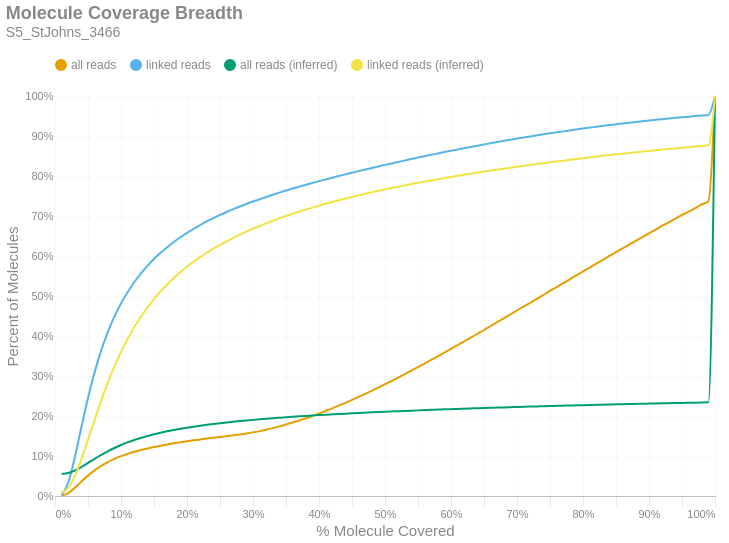

Notebook cell for this chart:
### Markdown cell above
### Molecule Read Coverage
This chart shows molecule coverage breadth as computed by the number of bases aligned to that molecule. In other words, "*how much of each unique long molecule is actually sequenced/aligned?*" Keep in mind there is a distinction between sequences and alignments, since some sequences belonging to a particular molecule may not align well and wouldn't appear in the alignment data. This chart also shows molecule coverage breadth as computed by the *inferred fragment* from which the aligned sequences originate. Unlike read coverage, this calculation takes into account the total insert size, including unsequenced gaps between the forward and reverse reads. Like the previous figures, these are cumulative percents.

### Code cell
if SKIPLR:
    print_html(f"Skipped")
else:
    binned_df = consolidated_hist(valids['coverage_bp'], mask, 0.01, True)
    binned_df_inf = consolidated_hist(valids['coverage_inserts'], mask, 0.01, True)
    binned_df = binned_df.with_columns(pl.lit(binned_df_inf['all reads (cumsum)']).alias('all reads (inferred)'))
    binned_df = binned_df.with_columns(pl.lit(binned_df_inf['linked reads (cumsum)']).alias('linked reads (inferred)'))
    binned_df = binned_df.with_columns(
        (pl.col('bin').cast(pl.Float64) + 0.01).alias('right_edge')
    )

    with SafeRender(binned_df):
        (
            density_plot(binned_df, 'Molecule Coverage Breadth', samplename, 'molcov', ['all reads (inferred)','linked reads (inferred)'])
            .encode(
                #x=alt.X('bin:Q', title="% Molecule Covered").axis(format = '%').scale(padding=0),
                x=alt.X('right_edge:Q', title="% Molecule Covered").axis(format='%').scale(padding=0),
                y=alt.Y('value:Q', title='Percent of Molecules')
                    .axis(format='%')
                    .stack(False)
                    .scale(domainMin=0, padding=0),
                color=alt.Color("key:N").scale(domain = ["all reads", "linked reads", "all reads (inferred)", "linked reads (inferred)"]),
                tooltip = [
                    alt.Tooltip("key:N", title = "Data Type"),
                    alt.Tooltip("range_label:N", title="% Molecule Covered"),
                    alt.Tooltip("value:Q", format = ".2%", title="% Molecules")
                ]
            )
        ).display()

### Figure 1 — Vega-Lite specification as saved in the notebook (floating-point values rounded to 4 significant figures)
{"width": "container", "height": 400, "config": {"title": {"anchor": "start", "dy": -15, "fontSize": 18, "color": "#888888", "subtitleColor": "#888888", "subtitleFontSize": 14}, "arc": {"fill": "#0072B2"}, "axis": {"domainColor": "#888888", "domainWidth": 0.5, "gridWidth": 0.2, "grid": false, "titleFontWeight": 400, "titleFontSize": 15, "labelFontSize": 11, "labelColor": "#888888", "tickColor": "#888888", "tickWidth": 0.2, "titleColor": "#888888"}, "axisBand": {"grid": false}, "axisX": {"grid": true, "tickSize": 10, "domainCap": "round"}, "axisY": {"domain": false, "grid": true, "tickSize": 0, "domainCap": "round"}, "background": "transparent", "header": {"labelFontSize": 15, "labelColor": "#888888", "titleFontSize": 15, "titleFontWeight": 600, "titleColor": "#888888"}, "legend": {"labelFont": "sans-serif", "labelFontSize": 12, "labelColor": "#888888", "symbolSize": 100, "symbolType": "circle", "titleFontSize": 12, "titlePadding": 10, "titleColor": "#888888", "title": null, "orient": "top"}, "range": {"category": ["#E69F00", "#56B4E9", "#009E73", "#F0E442", "#0072B2", "#D55E00", "#CC79A7", "#000000"], "diverging": ["#cfe8f3", "#a2d4ec", "#73bfe2", "#46abdb", "#1696d2", "#12719e"]}, "area": {"fill": "#0072B2", "fillOpacity": 0.7, "line": true, "strokeOpacity": 0.7}, "line": {"color": "#0072B2", "stroke": "#0072B2", "strokeWidth": 2}, "trail": {"color": "#0072B2", "stroke": "#0072B2", "strokeWidth": 0, "size": 1}, "point": {"filled": true, "fillOpacity": 1.0, "size": 95}, "text": {"color": "#888888", "fontSize": 11, "align": "right", "fontWeight": 400, "size": 11}, "bar": {"fill": "#0072B2", "stroke": null}, "view": {"stroke": null, "continuousWidth": 660, "continuousHeight": 400}}, "data": {"name": "data-638b1af7a37e3c3eb1258e375660d4a9"}, "mark": {"type": "line", "interpolate": "monotone", "point": {"opacity": 0, "size": 275}}, "encoding": {"color": {"field": "key", "scale": {"domain": ["all reads", "linked reads", "all reads (inferred)", "linked reads (inferred)"]}, "type": "nominal"}, "tooltip": [{"field": "key", "title": "Data Type", "type": "nominal"}, {"field": "range_label", "title": "% Molecule Covered", "type": "nominal"}, {"field": "value", "format": ".2%", "title": "% Molecules", "type": "quantitative"}], "x": {"axis": {"format": "%"}, "field": "right_edge", "scale": {"padding": 0}, "title": "% Molecule Covered", "type": "quantitative"}, "y": {"axis": {"format": "%"}, "field": "value", "scale": {"domainMin": 0, "padding": 0}, "stack": false, "title": "Percent of Molecules", "type": "quantitative"}}, "params": [{"name": "param_c36ac31b6afebe62", "select": {"type": "point", "fields": ["key"]}, "bind": "legend"}], "title": {"text": "Molecule Coverage Breadth", "subtitle": "S5_StJohns_3466"}, "transform": [{"fold": ["all reads (cumsum)", "linked reads (cumsum)", "all reads (inferred)", "linked reads (inferred)"]}, {"calculate": "replace(datum.key, ' (cumsum)', '')", "as": "key"}, {"filter": {"param": "param_c36ac31b6afebe62"}}], "usermeta": {"embedOptions": {"downloadFileName": "S5_StJohns_3466.molcov"}}, "$schema": "https://vega.github.io/schema/vega-lite/v6.1.0.json", "datasets": {"data-638b1af7a37e3c3eb1258e375660d4a9": [{"bin": "0.0", "interval": "0.0-0.01", "all reads": 0.0006037, "linked reads": 0.002239, "all reads (cumsum)": 0.0006037, "linked reads (cumsum)": 0.002239, "range_label": "0.0-0.01", "all reads (inferred)": 0.05472, "linked reads (inferred)": 0.00789, "right_edge": 0.01}, {"bin": "0.01", "interval": "0.01-0.02", "all reads": 0.006577, "linked reads": 0.03087, "all reads (cumsum)": 0.00718, "linked reads (cumsum)": 0.03311, "range_label": "0.01-0.02", "all reads (inferred)": 0.0575, "linked reads (inferred)": 0.02026, "right_edge": 0.02}, {"bin": "0.02", "interval": "0.02-0.03", "all reads": 0.01317, "linked reads": 0.06349, "all reads (cumsum)": 0.02035, "linked reads (cumsum)": 0.0966, "range_label": "0.02-0.03", "all reads (inferred)": 0.06373, "linked reads (inferred)": 0.04967, "right_edge": 0.03}, {"bin": "0.03", "interval": "0.03-0.04", "all reads": 0.01565, "linked reads": 0.07596, "all reads (cumsum)": 0.03601, "linked reads (cumsum)": 0.1726, "range_label": "0.03-0.04", "all reads (inferred)": 0.07252, "linked reads (inferred)": 0.09212, "right_edge": 0.04}, {"bin": "0.04", "interval": "0.04-0.05", "all reads": 0.01492, "linked reads": 0.07269, "all reads (cumsum)": 0.05092, "linked reads (cumsum)": 0.2452, "range_label": "0.04-0.05", "all reads (inferred)": 0.08259, "linked reads (inferred)": 0.141, "right_edge": 0.05}, {"bin": "0.05", "interval": "0.05-0.06", "all reads": 0.01318, "linked reads": 0.06407, "all reads (cumsum)": 0.0641, "linked reads (cumsum)": 0.3093, "range_label": "0.05-0.06", "all reads (inferred)": 0.09284, "linked reads (inferred)": 0.191, "right_edge": 0.06}, {"bin": "0.06", "interval": "0.06-0.07", "all reads": 0.01126, "linked reads": 0.05481, "all reads (cumsum)": 0.07536, "linked reads (cumsum)": 0.3641, "range_label": "0.06-0.07", "all reads (inferred)": 0.1027, "linked reads (inferred)": 0.2392, "right_edge": 0.07}, {"bin": "0.07", "interval": "0.07-0.08", "all reads": 0.009364, "linked reads": 0.04561, "all reads (cumsum)": 0.08473, "linked reads (cumsum)": 0.4097, "range_label": "0.07-0.08", "all reads (inferred)": 0.1118, "linked reads (inferred)": 0.2837, "right_edge": 0.08}, {"bin": "0.08", "interval": "0.08-0.09", "all reads": 0.007967, "linked reads": 0.03869, "all reads (cumsum)": 0.0927, "linked reads (cumsum)": 0.4484, "range_label": "0.08-0.09", "all reads (inferred)": 0.12, "linked reads (inferred)": 0.3242, "right_edge": 0.09}, {"bin": "0.09", "interval": "0.09-0.1", "all reads": 0.006838, "linked reads": 0.03313, "all reads (cumsum)": 0.09953, "linked reads (cumsum)": 0.4816, "range_label": "0.09-0.1", "all reads (inferred)": 0.1274, "linked reads (inferred)": 0.3605, "right_edge": 0.1}, {"bin": "0.1", "interval": "0.1-0.11", "all reads": 0.005812, "linked reads": 0.02804, "all reads (cumsum)": 0.1053, "linked reads (cumsum)": 0.5096, "range_label": "0.1-0.11", "all reads (inferred)": 0.134, "linked reads (inferred)": 0.3928, "right_edge": 0.11}, {"bin": "0.11", "interval": "0.11-0.12", "all reads": 0.005133, "linked reads": 0.02475, "all reads (cumsum)": 0.1105, "linked reads (cumsum)": 0.5343, "range_label": "0.11-0.12", "all reads (inferred)": 0.1399, "linked reads (inferred)": 0.4219, "right_edge": 0.12}, {"bin": "0.12", "interval": "0.12-0.13", "all reads": 0.004502, "linked reads": 0.02166, "all reads (cumsum)": 0.115, "linked reads (cumsum)": 0.556, "range_label": "0.12-0.13", "all reads (inferred)": 0.1452, "linked reads (inferred)": 0.4476, "right_edge": 0.13}, {"bin": "0.13", "interval": "0.13-0.14", "all reads": 0.004016, "linked reads": 0.01922, "all reads (cumsum)": 0.119, "linked reads (cumsum)": 0.5752, "range_label": "0.13-0.14", "all reads (inferred)": 0.1499, "linked reads (inferred)": 0.4709, "right_edge": 0.14}, {"bin": "0.14", "interval": "0.14-0.15", "all reads": 0.003611, "linked reads": 0.01724, "all reads (cumsum)": 0.1226, "linked reads (cumsum)": 0.5925, "range_label": "0.14-0.15", "all reads (inferred)": 0.1543, "linked reads (inferred)": 0.492, "right_edge": 0.15}, {"bin": "0.15", "interval": "0.15-0.16", "all reads": 0.003263, "linked reads": 0.01543, "all reads (cumsum)": 0.1259, "linked reads (cumsum)": 0.6079, "range_label": "0.15-0.16", "all reads (inferred)": 0.1583, "linked reads (inferred)": 0.5116, "right_edge": 0.16}, {"bin": "0.16", "interval": "0.16-0.17", "all reads": 0.003009, "linked reads": 0.01407, "all reads (cumsum)": 0.1289, "linked reads (cumsum)": 0.622, "range_label": "0.16-0.17", "all reads (inferred)": 0.1618, "linked reads (inferred)": 0.5289, "right_edge": 0.17}, {"bin": "0.17", "interval": "0.17-0.18", "all reads": 0.002789, "linked reads": 0.01287, "all reads (cumsum)": 0.1317, "linked reads (cumsum)": 0.6348, "range_label": "0.17-0.18", "all reads (inferred)": 0.165, "linked reads (inferred)": 0.5448, "right_edge": 0.18}, {"bin": "0.18", "interval": "0.18-0.19", "all reads": 0.002633, "linked reads": 0.01194, "all reads (cumsum)": 0.1343, "linked reads (cumsum)": 0.6468, "range_label": "0.18-0.19", "all reads (inferred)": 0.1681, "linked reads (inferred)": 0.5595, "right_edge": 0.19}, {"bin": "0.19", "interval": "0.19-0.2", "all reads": 0.002453, "linked reads": 0.01093, "all reads (cumsum)": 0.1368, "linked reads (cumsum)": 0.6577, "range_label": "0.19-0.2", "all reads (inferred)": 0.1708, "linked reads (inferred)": 0.5731, "right_edge": 0.2}, {"bin": "0.2", "interval": "0.2-0.21", "all reads": 0.002335, "linked reads": 0.01022, "all reads (cumsum)": 0.1391, "linked reads (cumsum)": 0.6679, "range_label": "0.2-0.21", "all reads (inferred)": 0.1734, "linked reads (inferred)": 0.5856, "right_edge": 0.21}, {"bin": "0.21", "interval": "0.21-0.22", "all reads": 0.002217, "linked reads": 0.0094, "all reads (cumsum)": 0.1413, "linked reads (cumsum)": 0.6773, "range_label": "0.21-0.22", "all reads (inferred)": 0.1758, "linked reads (inferred)": 0.5972, "right_edge": 0.22}, {"bin": "0.22", "interval": "0.22-0.23", "all reads": 0.002189, "linked reads": 0.008998, "all reads (cumsum)": 0.1435, "linked reads (cumsum)": 0.6863, "range_label": "0.22-0.23", "all reads (inferred)": 0.178, "linked reads (inferred)": 0.6081, "right_edge": 0.23}, {"bin": "0.23", "interval": "0.23-0.24", "all reads": 0.002116, "linked reads": 0.008404, "all reads (cumsum)": 0.1456, "linked reads (cumsum)": 0.6947, "range_label": "0.23-0.24", "all reads (inferred)": 0.1801, "linked reads (inferred)": 0.6183, "right_edge": 0.24}, {"bin": "0.24", "interval": "0.24-0.25", "all reads": 0.002082, "linked reads": 0.007969, "all reads (cumsum)": 0.1477, "linked reads (cumsum)": 0.7027, "range_label": "0.24-0.25", "all reads (inferred)": 0.182, "linked reads (inferred)": 0.6279, "right_edge": 0.25}, {"bin": "0.25", "interval": "0.25-0.26", "all reads": 0.002007, "linked reads": 0.0074, "all reads (cumsum)": 0.1497, "linked reads (cumsum)": 0.7101, "range_label": "0.25-0.26", "all reads (inferred)": 0.1839, "linked reads (inferred)": 0.6368, "right_edge": 0.26}, {"bin": "0.26", "interval": "0.26-0.27", "all reads": 0.00204, "linked reads": 0.007062, "all reads (cumsum)": 0.1517, "linked reads (cumsum)": 0.7172, "range_label": "0.26-0.27", "all reads (inferred)": 0.1856, "linked reads (inferred)": 0.6453, "right_edge": 0.27}, {"bin": "0.27", "interval": "0.27-0.28", "all reads": 0.00214, "linked reads": 0.006602, "all reads (cumsum)": 0.1539, "linked reads (cumsum)": 0.7238, "range_label": "0.27-0.28", "all reads (inferred)": 0.1873, "linked reads (inferred)": 0.6533, "right_edge": 0.28}, {"bin": "0.28", "interval": "0.28-0.29", "all reads": 0.002399, "linked reads": 0.006361, "all reads (cumsum)": 0.1563, "linked reads (cumsum)": 0.7301, "range_label": "0.28-0.29", "all reads (inferred)": 0.1888, "linked reads (inferred)": 0.6609, "right_edge": 0.29}, {"bin": "0.29", "interval": "0.29-0.3", "all reads": 0.002787, "linked reads": 0.006015, "all reads (cumsum)": 0.1591, "linked reads (cumsum)": 0.7361, "range_label": "0.29-0.3", "all reads (inferred)": 0.1903, "linked reads (inferred)": 0.6681, "right_edge": 0.3}, {"bin": "0.3", "interval": "0.3-0.31", "all reads": 0.003166, "linked reads": 0.005807, "all reads (cumsum)": 0.1622, "linked reads (cumsum)": 0.7419, "range_label": "0.3-0.31", "all reads (inferred)": 0.1917, "linked reads (inferred)": 0.675, "right_edge": 0.31}, {"bin": "0.31", "interval": "0.31-0.32", "all reads": 0.003556, "linked reads": 0.005627, "all reads (cumsum)": 0.1658, "linked reads (cumsum)": 0.7476, "range_label": "0.31-0.32", "all reads (inferred)": 0.1931, "linked reads (inferred)": 0.6817, "right_edge": 0.32}, {"bin": "0.32", "interval": "0.32-0.33", "all reads": 0.00396, "linked reads": 0.00551, "all reads (cumsum)": 0.1697, "linked reads (cumsum)": 0.7531, "range_label": "0.32-0.33", "all reads (inferred)": 0.1944, "linked reads (inferred)": 0.688, "right_edge": 0.33}, {"bin": "0.33", "interval": "0.33-0.34", "all reads": 0.004278, "linked reads": 0.005331, "all reads (cumsum)": 0.174, "linked reads (cumsum)": 0.7584, "range_label": "0.33-0.34", "all reads (inferred)": 0.1956, "linked reads (inferred)": 0.6941, "right_edge": 0.34}, {"bin": "0.34", "interval": "0.34-0.35", "all reads": 0.004585, "linked reads": 0.005153, "all reads (cumsum)": 0.1786, "linked reads (cumsum)": 0.7636, "range_label": "0.34-0.35", "all reads (inferred)": 0.1969, "linked reads (inferred)": 0.7, "right_edge": 0.35}, {"bin": "0.35", "interval": "0.35-0.36", "all reads": 0.004942, "linked reads": 0.005058, "all reads (cumsum)": 0.1836, "linked reads (cumsum)": 0.7686, "range_label": "0.35-0.36", "all reads (inferred)": 0.198, "linked reads (inferred)": 0.7055, "right_edge": 0.36}, {"bin": "0.36", "interval": "0.36-0.37", "all reads": 0.005208, "linked reads": 0.004744, "all reads (cumsum)": 0.1888, "linked reads (cumsum)": 0.7734, "range_label": "0.36-0.37", "all reads (inferred)": 0.1991, "linked reads (inferred)": 0.7109, "right_edge": 0.37}, {"bin": "0.37", "interval": "0.37-0.38", "all reads": 0.005534, "linked reads": 0.004722, "all reads (cumsum)": 0.1943, "linked reads (cumsum)": 0.7781, "range_label": "0.37-0.38", "all reads (inferred)": 0.2002, "linked reads (inferred)": 0.716, "right_edge": 0.38}, {"bin": "0.38", "interval": "0.38-0.39", "all reads": 0.005831, "linked reads": 0.004468, "all reads (cumsum)": 0.2001, "linked reads (cumsum)": 0.7826, "range_label": "0.38-0.39", "all reads (inferred)": 0.2012, "linked reads (inferred)": 0.721, "right_edge": 0.39}, {"bin": "0.39", "interval": "0.39-0.4", "all reads": 0.006168, "linked reads": 0.004632, "all reads (cumsum)": 0.2063, "linked reads (cumsum)": 0.7872, "range_label": "0.39-0.4", "all reads (inferred)": 0.2022, "linked reads (inferred)": 0.7258, "right_edge": 0.4}, {"bin": "0.4", "interval": "0.4-0.41", "all reads": 0.006224, "linked reads": 0.004297, "all reads (cumsum)": 0.2125, "linked reads (cumsum)": 0.7915, "range_label": "0.4-0.41", "all reads (inferred)": 0.2032, "linked reads (inferred)": 0.7305, "right_edge": 0.41}, {"bin": "0.41", "interval": "0.41-0.42", "all reads": 0.006516, "linked reads": 0.004246, "all reads (cumsum)": 0.219, "linked reads (cumsum)": 0.7957, "range_label": "0.41-0.42", "all reads (inferred)": 0.2041, "linked reads (inferred)": 0.7349, "right_edge": 0.42}, {"bin": "0.42", "interval": "0.42-0.43", "all reads": 0.006822, "linked reads": 0.004124, "all reads (cumsum)": 0.2259, "linked reads (cumsum)": 0.7999, "range_label": "0.42-0.43", "all reads (inferred)": 0.205, "linked reads (inferred)": 0.7393, "right_edge": 0.43}, {"bin": "0.43", "interval": "0.43-0.44", "all reads": 0.007062, "linked reads": 0.004198, "all reads (cumsum)": 0.2329, "linked reads (cumsum)": 0.804, "range_label": "0.43-0.44", "all reads (inferred)": 0.2059, "linked reads (inferred)": 0.7436, "right_edge": 0.44}, {"bin": "0.44", "interval": "0.44-0.45", "all reads": 0.007319, "linked reads": 0.004163, "all reads (cumsum)": 0.2402, "linked reads (cumsum)": 0.8082, "range_label": "0.44-0.45", "all reads (inferred)": 0.2067, "linked reads (inferred)": 0.7477, "right_edge": 0.45}, {"bin": "0.45", "interval": "0.45-0.46", "all reads": 0.007482, "linked reads": 0.004003, "all reads (cumsum)": 0.2477, "linked reads (cumsum)": 0.8122, "range_label": "0.45-0.46", "all reads (inferred)": 0.2075, "linked reads (inferred)": 0.7516, "right_edge": 0.46}, {"bin": "0.46", "interval": "0.46-0.47", "all reads": 0.007618, "linked reads": 0.003912, "all reads (cumsum)": 0.2553, "linked reads (cumsum)": 0.8161, "range_label": "0.46-0.47", "all reads (inferred)": 0.2083, "linked reads (inferred)": 0.7554, "right_edge": 0.47}, {"bin": "0.47", "interval": "0.47-0.48", "all reads": 0.007868, "linked reads": 0.003798, "all reads (cumsum)": 0.2632, "linked reads (cumsum)": 0.8199, "range_label": "0.47-0.48", "all reads (inferred)": 0.2091, "linked reads (inferred)": 0.7592, "right_edge": 0.48}, {"bin": "0.48", "interval": "0.48-0.49", "all reads": 0.007751, "linked reads": 0.003866, "all reads (cumsum)": 0.271, "linked reads (cumsum)": 0.8238, "range_label": "0.48-0.49", "all reads (inferred)": 0.2099, "linked reads (inferred)": 0.7629, "right_edge": 0.49}, {"bin": "0.49", "interval": "0.49-0.5", "all reads": 0.008777, "linked reads": 0.004004, "all reads (cumsum)": 0.2797, "linked reads (cumsum)": 0.8278, "range_label": "0.49-0.5", "all reads (inferred)": 0.2106, "linked reads (inferred)": 0.7665, "right_edge": 0.5}, {"bin": "0.5", "interval": "0.5-0.51", "all reads": 0.007673, "linked reads": 0.003676, "all reads (cumsum)": 0.2874, "linked reads (cumsum)": 0.8315, "range_label": "0.5-0.51", "all reads (inferred)": 0.2114, "linked reads (inferred)": 0.7699, "right_edge": 0.51}, {"bin": "0.51", "interval": "0.51-0.52", "all reads": 0.008726, "linked reads": 0.003734, "all reads (cumsum)": 0.2961, "linked reads (cumsum)": 0.8352, "range_label": "0.51-0.52", "all reads (inferred)": 0.2121, "linked reads (inferred)": 0.7733, "right_edge": 0.52}, {"bin": "0.52", "interval": "0.52-0.53", "all reads": 0.008521, "linked reads": 0.0036, "all reads (cumsum)": 0.3047, "linked reads (cumsum)": 0.8388, "range_label": "0.52-0.53", "all reads (inferred)": 0.2127, "linked reads (inferred)": 0.7765, "right_edge": 0.53}, {"bin": "0.53", "interval": "0.53-0.54", "all reads": 0.008802, "linked reads": 0.003672, "all reads (cumsum)": 0.3135, "linked reads (cumsum)": 0.8425, "range_label": "0.53-0.54", "all reads (inferred)": 0.2134, "linked reads (inferred)": 0.7798, "right_edge": 0.54}, {"bin": "0.54", "interval": "0.54-0.55", "all reads": 0.008648, "linked reads": 0.003563, "all reads (cumsum)": 0.3221, "linked reads (cumsum)": 0.846, "range_label": "0.54-0.55", "all reads (inferred)": 0.2141, "linked reads (inferred)": 0.7829, "right_edge": 0.55}, {"bin": "0.55", "interval": "0.55-0.56", "all reads": 0.009068, "linked reads": 0.003524, "all reads (cumsum)": 0.3312, "linked reads (cumsum)": 0.8496, "range_label": "0.55-0.56", "all reads (inferred)": 0.2147, "linked reads (inferred)": 0.7859, "right_edge": 0.56}, {"bin": "0.56", "interval": "0.56-0.57", "all reads": 0.00909, "linked reads": 0.003505, "all reads (cumsum)": 0.3403, "linked reads (cumsum)": 0.8531, "range_label": "0.56-0.57", "all reads (inferred)": 0.2153, "linked reads (inferred)": 0.789, "right_edge": 0.57}, {"bin": "0.57", "interval": "0.57-0.58", "all reads": 0.00894, "linked reads": 0.003353, "all reads (cumsum)": 0.3492, "linked reads (cumsum)": 0.8564, "range_label": "0.57-0.58", "all reads (inferred)": 0.216, "linked reads (inferred)": 0.7919, "right_edge": 0.58}, {"bin": "0.58", "interval": "0.58-0.59", "all reads": 0.009273, "linked reads": 0.003357, "all reads (cumsum)": 0.3585, "linked reads (cumsum)": 0.8598, "range_label": "0.58-0.59", "all reads (inferred)": 0.2166, "linked reads (inferred)": 0.7949, "right_edge": 0.59}, {"bin": "0.59", "interval": "0.59-0.6", "all reads": 0.009414, "linked reads": 0.003401, "all reads (cumsum)": 0.3679, "linked reads (cumsum)": 0.8632, "range_label": "0.59-0.6", "all reads (inferred)": 0.2172, "linked reads (inferred)": 0.7977, "right_edge": 0.6}, {"bin": "0.6", "interval": "0.6-0.61", "all reads": 0.009163, "linked reads": 0.003155, "all reads (cumsum)": 0.377, "linked reads (cumsum)": 0.8663, "range_label": "0.6-0.61", "all reads (inferred)": 0.2177, "linked reads (inferred)": 0.8004, "right_edge": 0.61}, {"bin": "0.61", "interval": "0.61-0.62", "all reads": 0.009582, "linked reads": 0.003167, "all reads (cumsum)": 0.3866, "linked reads (cumsum)": 0.8695, "range_label": "0.61-0.62", "all reads (inferred)": 0.2183, "linked reads (inferred)": 0.8031, "right_edge": 0.62}, {"bin": "0.62", "interval": "0.62-0.63", "all reads": 0.009422, "linked reads": 0.003153, "all reads (cumsum)": 0.3961, "linked reads (cumsum)": 0.8727, "range_label": "0.62-0.63", "all reads (inferred)": 0.2189, "linked reads (inferred)": 0.8058, "right_edge": 0.63}, {"bin": "0.63", "interval": "0.63-0.64", "all reads": 0.009562, "linked reads": 0.0032, "all reads (cumsum)": 0.4056, "linked reads (cumsum)": 0.8759, "range_label": "0.63-0.64", "all reads (inferred)": 0.2194, "linked reads (inferred)": 0.8085, "right_edge": 0.64}, {"bin": "0.64", "interval": "0.64-0.65", "all reads": 0.009381, "linked reads": 0.003014, "all reads (cumsum)": 0.415, "linked reads (cumsum)": 0.8789, "range_label": "0.64-0.65", "all reads (inferred)": 0.22, "linked reads (inferred)": 0.8111, "right_edge": 0.65}, {"bin": "0.65", "interval": "0.65-0.66", "all reads": 0.01002, "linked reads": 0.003066, "all reads (cumsum)": 0.425, "linked reads (cumsum)": 0.8819, "range_label": "0.65-0.66", "all reads (inferred)": 0.2205, "linked reads (inferred)": 0.8136, "right_edge": 0.66}, {"bin": "0.66", "interval": "0.66-0.67", "all reads": 0.00951, "linked reads": 0.002981, "all reads (cumsum)": 0.4345, "linked reads (cumsum)": 0.8849, "range_label": "0.66-0.67", "all reads (inferred)": 0.221, "linked reads (inferred)": 0.8159, "right_edge": 0.67}, {"bin": "0.67", "interval": "0.67-0.68", "all reads": 0.009716, "linked reads": 0.002941, "all reads (cumsum)": 0.4442, "linked reads (cumsum)": 0.8879, "range_label": "0.67-0.68", "all reads (inferred)": 0.2215, "linked reads (inferred)": 0.8183, "right_edge": 0.68}, {"bin": "0.68", "interval": "0.68-0.69", "all reads": 0.009552, "linked reads": 0.002842, "all reads (cumsum)": 0.4538, "linked reads (cumsum)": 0.8907, "range_label": "0.68-0.69", "all reads (inferred)": 0.222, "linked reads (inferred)": 0.8206, "right_edge": 0.69}, {"bin": "0.69", "interval": "0.69-0.7", "all reads": 0.00994, "linked reads": 0.00279, "all reads (cumsum)": 0.4637, "linked reads (cumsum)": 0.8935, "range_label": "0.69-0.7", "all reads (inferred)": 0.2225, "linked reads (inferred)": 0.823, "right_edge": 0.7}, {"bin": "0.7", "interval": "0.7-0.71", "all reads": 0.009633, "linked reads": 0.002692, "all reads (cumsum)": 0.4734, "linked reads (cumsum)": 0.8962, "range_label": "0.7-0.71", "all reads (inferred)": 0.223, "linked reads (inferred)": 0.8253, "right_edge": 0.71}, {"bin": "0.71", "interval": "0.71-0.72", "all reads": 0.009642, "linked reads": 0.002658, "all reads (cumsum)": 0.483, "linked reads (cumsum)": 0.8988, "range_label": "0.71-0.72", "all reads (inferred)": 0.2235, "linked reads (inferred)": 0.8276, "right_edge": 0.72}, {"bin": "0.72", "interval": "0.72-0.73", "all reads": 0.009937, "linked reads": 0.00277, "all reads (cumsum)": 0.4929, "linked reads (cumsum)": 0.9016, "range_label": "0.72-0.73", "all reads (inferred)": 0.2239, "linked reads (inferred)": 0.8297, "right_edge": 0.73}, {"bin": "0.73", "interval": "0.73-0.74", "all reads": 0.009645, "linked reads": 0.002558, "all reads (cumsum)": 0.5026, "linked reads (cumsum)": 0.9042, "range_label": "0.73-0.74", "all reads (inferred)": 0.2244, "linked reads (inferred)": 0.832, "right_edge": 0.74}, {"bin": "0.74", "interval": "0.74-0.75", "all reads": 0.01017, "linked reads": 0.002514, "all reads (cumsum)": 0.5128, "linked reads (cumsum)": 0.9067, "range_label": "0.74-0.75", "all reads (inferred)": 0.2249, "linked reads (inferred)": 0.8342, "right_edge": 0.75}, {"bin": "0.75", "interval": "0.75-0.76", "all reads": 0.009533, "linked reads": 0.002489, "all reads (cumsum)": 0.5223, "linked reads (cumsum)": 0.9092, "range_label": "0.75-0.76", "all reads (inferred)": 0.2253, "linked reads (inferred)": 0.8363, "right_edge": 0.76}, {"bin": "0.76", "interval": "0.76-0.77", "all reads": 0.009781, "linked reads": 0.002395, "all reads (cumsum)": 0.5321, "linked reads (cumsum)": 0.9116, "range_label": "0.76-0.77", "all reads (inferred)": 0.2258, "linked reads (inferred)": 0.8384, "right_edge": 0.77}, {"bin": "0.77", "interval": "0.77-0.78", "all reads": 0.009722, "linked reads": 0.002467, "all reads (cumsum)": 0.5418, "linked reads (cumsum)": 0.914, "range_label": "0.77-0.78", "all reads (inferred)": 0.2262, "linked reads (inferred)": 0.8404, "right_edge": 0.78}, {"bin": "0.78", "interval": "0.78-0.79", "all reads": 0.00972, "linked reads": 0.002344, "all reads (cumsum)": 0.5515, "linked reads (cumsum)": 0.9164, "range_label": "0.78-0.79", "all reads (inferred)": 0.2267, "linked reads (inferred)": 0.8425, "right_edge": 0.79}, {"bin": "0.79", "interval": "0.79-0.8", "all reads": 0.01014, "linked reads": 0.002391, "all reads (cumsum)": 0.5617, "linked reads (cumsum)": 0.9188, "range_label": "0.79-0.8", "all reads (inferred)": 0.2271, "linked reads (inferred)": 0.8445, "right_edge": 0.8}, {"bin": "0.8", "interval": "0.8-0.81", "all reads": 0.00935, "linked reads": 0.002221, "all reads (cumsum)": 0.571, "linked reads (cumsum)": 0.921, "range_label": "0.8-0.81", "all reads (inferred)": 0.2275, "linked reads (inferred)": 0.8464, "right_edge": 0.81}, {"bin": "0.81", "interval": "0.81-0.82", "all reads": 0.009644, "linked reads": 0.002193, "all reads (cumsum)": 0.5807, "linked reads (cumsum)": 0.9232, "range_label": "0.81-0.82", "all reads (inferred)": 0.2279, "linked reads (inferred)": 0.8484, "right_edge": 0.82}, {"bin": "0.82", "interval": "0.82-0.83", "all reads": 0.009793, "linked reads": 0.002036, "all reads (cumsum)": 0.5905, "linked reads (cumsum)": 0.9252, "range_label": "0.82-0.83", "all reads (inferred)": 0.2283, "linked reads (inferred)": 0.8503, "right_edge": 0.83}, {"bin": "0.83", "interval": "0.83-0.84", "all reads": 0.009608, "linked reads": 0.002113, "all reads (cumsum)": 0.6001, "linked reads (cumsum)": 0.9273, "range_label": "0.83-0.84", "all reads (inferred)": 0.2287, "linked reads (inferred)": 0.8522, "right_edge": 0.84}, {"bin": "0.84", "interval": "0.84-0.85", "all reads": 0.00942, "linked reads": 0.001931, "all reads (cumsum)": 0.6095, "linked reads (cumsum)": 0.9293, "range_label": "0.84-0.85", "all reads (inferred)": 0.2291, "linked reads (inferred)": 0.8541, "right_edge": 0.85}, {"bin": "0.85", "interval": "0.85-0.86", "all reads": 0.009628, "linked reads": 0.002047, "all reads (cumsum)": 0.6191, "linked reads (cumsum)": 0.9313, "range_label": "0.85-0.86", "all reads (inferred)": 0.2295, "linked reads (inferred)": 0.8559, "right_edge": 0.86}, {"bin": "0.86", "interval": "0.86-0.87", "all reads": 0.009413, "linked reads": 0.00198, "all reads (cumsum)": 0.6285, "linked reads (cumsum)": 0.9333, "range_label": "0.86-0.87", "all reads (inferred)": 0.2299, "linked reads (inferred)": 0.8577, "right_edge": 0.87}, {"bin": "0.87", "interval": "0.87-0.88", "all reads": 0.009558, "linked reads": 0.001877, "all reads (cumsum)": 0.6381, "linked reads (cumsum)": 0.9352, "range_label": "0.87-0.88", "all reads (inferred)": 0.2303, "linked reads (inferred)": 0.8594, "right_edge": 0.88}, {"bin": "0.88", "interval": "0.88-0.89", "all reads": 0.009292, "linked reads": 0.001818, "all reads (cumsum)": 0.6474, "linked reads (cumsum)": 0.937, "range_label": "0.88-0.89", "all reads (inferred)": 0.2306, "linked reads (inferred)": 0.861, "right_edge": 0.89}, {"bin": "0.89", "interval": "0.89-0.9", "all reads": 0.009489, "linked reads": 0.001724, "all reads (cumsum)": 0.6569, "linked reads (cumsum)": 0.9387, "range_label": "0.89-0.9", "all reads (inferred)": 0.231, "linked reads (inferred)": 0.8627, "right_edge": 0.9}, {"bin": "0.9", "interval": "0.9-0.91", "all reads": 0.008843, "linked reads": 0.001708, "all reads (cumsum)": 0.6657, "linked reads (cumsum)": 0.9404, "range_label": "0.9-0.91", "all reads (inferred)": 0.2313, "linked reads (inferred)": 0.8644, "right_edge": 0.91}, {"bin": "0.91", "interval": "0.91-0.92", "all reads": 0.009999, "linked reads": 0.001712, "all reads (cumsum)": 0.6757, "linked reads (cumsum)": 0.9421, "range_label": "0.91-0.92", "all reads (inferred)": 0.2317, "linked reads (inferred)": 0.866, "right_edge": 0.92}, {"bin": "0.92", "interval": "0.92-0.93", "all reads": 0.008369, "linked reads": 0.001577, "all reads (cumsum)": 0.6841, "linked reads (cumsum)": 0.9437, "range_label": "0.92-0.93", "all reads (inferred)": 0.232, "linked reads (inferred)": 0.8675, "right_edge": 0.93}, {"bin": "0.93", "interval": "0.93-0.94", "all reads": 0.009078, "linked reads": 0.001641, "all reads (cumsum)": 0.6932, "linked reads (cumsum)": 0.9453, "range_label": "0.93-0.94", "all reads (inferred)": 0.2324, "linked reads (inferred)": 0.869, "right_edge": 0.94}, {"bin": "0.94", "interval": "0.94-0.95", "all reads": 0.009605, "linked reads": 0.001529, "all reads (cumsum)": 0.7028, "linked reads (cumsum)": 0.9469, "range_label": "0.94-0.95", "all reads (inferred)": 0.2327, "linked reads (inferred)": 0.8706, "right_edge": 0.95}, {"bin": "0.95", "interval": "0.95-0.96", "all reads": 0.007913, "linked reads": 0.001481, "all reads (cumsum)": 0.7107, "linked reads (cumsum)": 0.9484, "range_label": "0.95-0.96", "all reads (inferred)": 0.233, "linked reads (inferred)": 0.8721, "right_edge": 0.96}, {"bin": "0.96", "interval": "0.96-0.97", "all reads": 0.009153, "linked reads": 0.001416, "all reads (cumsum)": 0.7198, "linked reads (cumsum)": 0.9498, "range_label": "0.96-0.97", "all reads (inferred)": 0.2334, "linked reads (inferred)": 0.8736, "right_edge": 0.97}, {"bin": "0.97", "interval": "0.97-0.98", "all reads": 0.009121, "linked reads": 0.0013, "all reads (cumsum)": 0.7289, "linked reads (cumsum)": 0.9511, "range_label": "0.97-0.98", "all reads (inferred)": 0.2337, "linked reads (inferred)": 0.8752, "right_edge": 0.98}, {"bin": "0.98", "interval": "0.98-0.99", "all reads": 0.008085, "linked reads": 0.001418, "all reads (cumsum)": 0.737, "linked reads (cumsum)": 0.9525, "range_label": "0.98-0.99", "all reads (inferred)": 0.2341, "linked reads (inferred)": 0.8767, "right_edge": 0.99}, {"bin": "0.99", "interval": "0.99-1.0", "all reads": 0.263, "linked reads": 0.04751, "all reads (cumsum)": 1.0, "linked reads (cumsum)": 1.0, "range_label": "0.99-1.0", "all reads (inferred)": 1.0, "linked reads (inferred)": 1.0, "right_edge": 1.0}]}}
